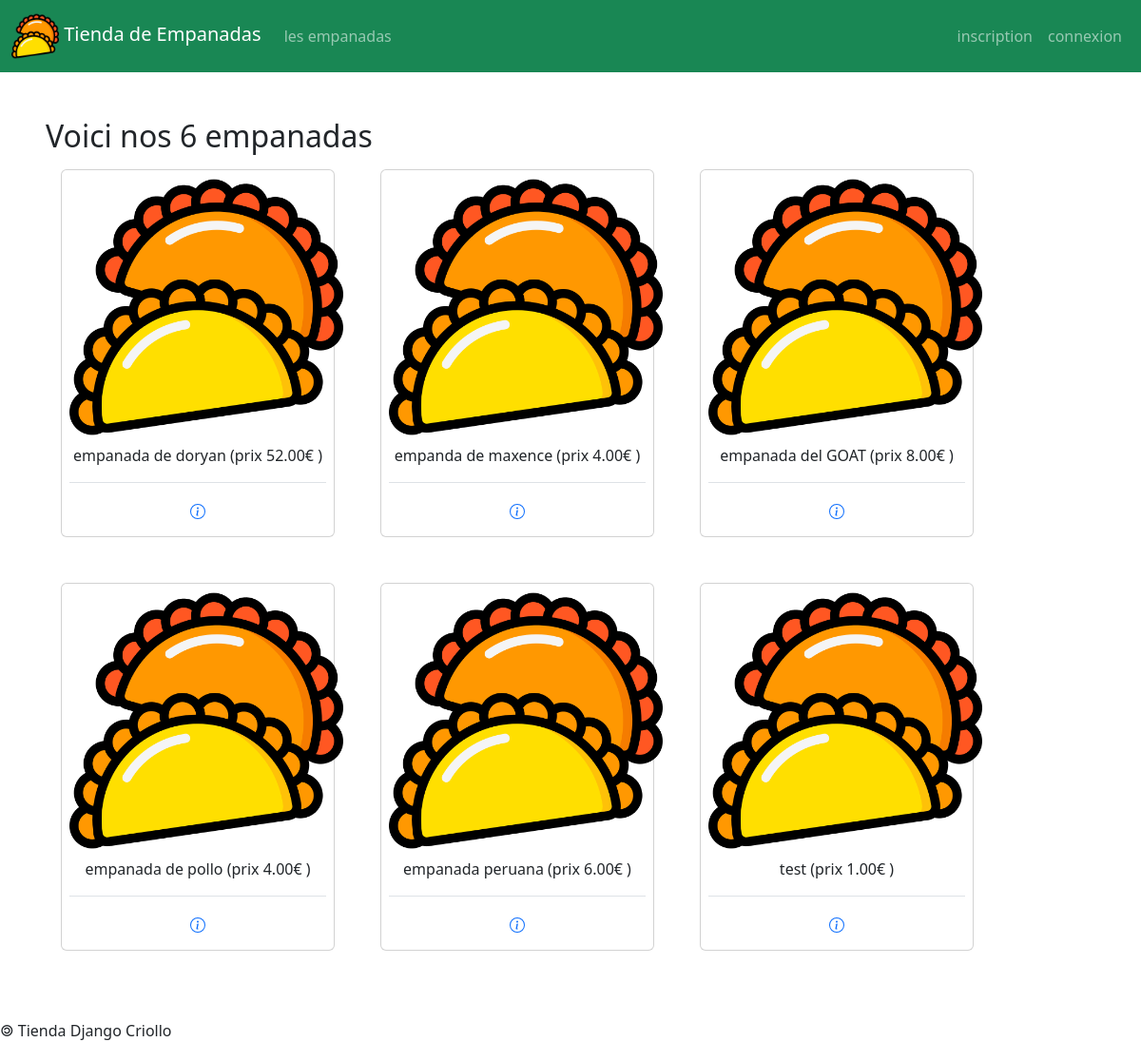
The page /empanadas/ on the database its author committed.
### empanadas/models.py (models this page shows)
class Empanada(models.Model):
    idEmpanada = models.AutoField( primary_key = True )
    nomEmpanada = models.CharField( max_length = 50 )
    prix = models.DecimalField( max_digits = 6, decimal_places = 2 )
    image = models.ImageField(default="imagesEmpanadas/default.png", upload_to='imagesEmpanadas/')
    def __str__(self) :
        return self.nomEmpanada + ' (prix ' + str(self.prix) + '€ )'

### empanadas/views.py (the view)
# urls.py: path( 'empanadas/', views.empanadas),
def empanadas(request):
    user = None
    lesEmpanadas = Empanada.objects.all()
    if request.user.is_authenticated:
        user = TiendaUser.objects.get(id=request.user.id)
    return render(
            request,
            'empanadas/empanadas.html',
            {
                'empanadas' : lesEmpanadas,
                'user' : user,
            }
    )

### empanadas/templates/empanadas/empanadas.html (shortened to what this page needs)
{% extends 'empanadas/base.html' %}
{% block main %}
<h2> Voici nos {{empanadas|length}} empanadas </h2>
<div class="row row-cols-3 g-3">
	{% for emp in empanadas %}
	<div class="card m-4" style="width: 18rem;">
		<img class="card-img-top" src="{{MEDIA_URL}}{{emp.image}}" style="width: 18rem;">
		<p class="text-center">
			{{emp}}
		</p>
		<div class="card-body d-flex flex-row justify-content-center border-top">
			<a class="mx-2" href="/empanadas/{{emp.idEmpanada}}">
			</a>
		</div>
	</div>
	{% endfor %}
</div>
{% endblock %}

### empanadas/templates/empanadas/base.html (shortened to what this page needs)
{% load static %}
<!DOCTYPE html>
<html lang="fr">
	<head>
		<link href="https://cdn.jsdelivr.net/npm/bootstrap@5.3.3/dist/css/bootstrap.min.css" rel="stylesheet">
		<link href="{% static 'empanadas/css/style.css' %}" rel="stylesheet">
	</head>
	<body>
		<header>
			{% if user.is_staff %}
			{% include 'comptes/menuStaff.html' %}
			{% elif user.is_authenticated %}
			{% include 'comptes/menuClient.html' %}
			{% else %}
			{% include 'comptes/menuNonConnecte.html' %}
			{% endif %}
		</header>
		<main class="m-5">
			{% block main %} {% endblock %}
		</main>
		<footer class="footer">
			{% include 'empanadas/footer.html' %}
		</footer>
	</body>
</html>

### comptes/templates/comptes/menuNonConnecte.html (shortened to what this page needs)
{% load static %}
<nav class="navbar navbar-expand-lg navbar-dark bg-success">
	<div class="container-fluid">
		<a class="navbar-brand" href="/empanadas">
			<img
				src="{% static 'empanadas/img/ico.png' %}"
				alt="logo"
			/>
			Tienda de Empanadas
		</a>
		<div id="navbarText" class="collapse navbar-collapse">
			<ul class="navbar-nav me-auto mb-2 mb-lg-0">
				<li class="nav-item">
					<a class="nav-link" href="/empanadas">
						les empanadas
					</a>
				</li>
			</ul>
			<ul class="navbar-nav">
				<li class="nav-item">
					<a class="nav-link" href="/register">
						inscription
					</a>
				</li>
				<li class="nav-item">
					<a class="nav-link" href="/login">
						connexion
					</a>
				</li>
			</ul>
		</div>
	</div>
</nav>

### empanadas/templates/empanadas/footer.html
&#127279; Tienda Django Criollo

### empanadas/static/empanadas/css/style.css (style rules this page uses)
body { overflow-x: hidden; }
img[alt="logo"] { width: 50px; }

### rows shown on the page
Empanada: image (placeholder picture), nomEmpanada+prix "empanada de doryan (prix 52.00€ )"
Empanada: image (placeholder picture), nomEmpanada+prix "empanda de maxence (prix 4.00€ )"
Empanada: image (placeholder picture), nomEmpanada+prix "empanada del GOAT (prix 8.00€ )"
Empanada: image (placeholder picture), nomEmpanada+prix "empanada de pollo (prix 4.00€ )"
Empanada: image (placeholder picture), nomEmpanada+prix "empanada peruana (prix 6.00€ )"
Empanada: image (placeholder picture), nomEmpanada+prix "test (prix 1.00€ )"

### other values the page prints
{{ empanadas|length }} "6"
